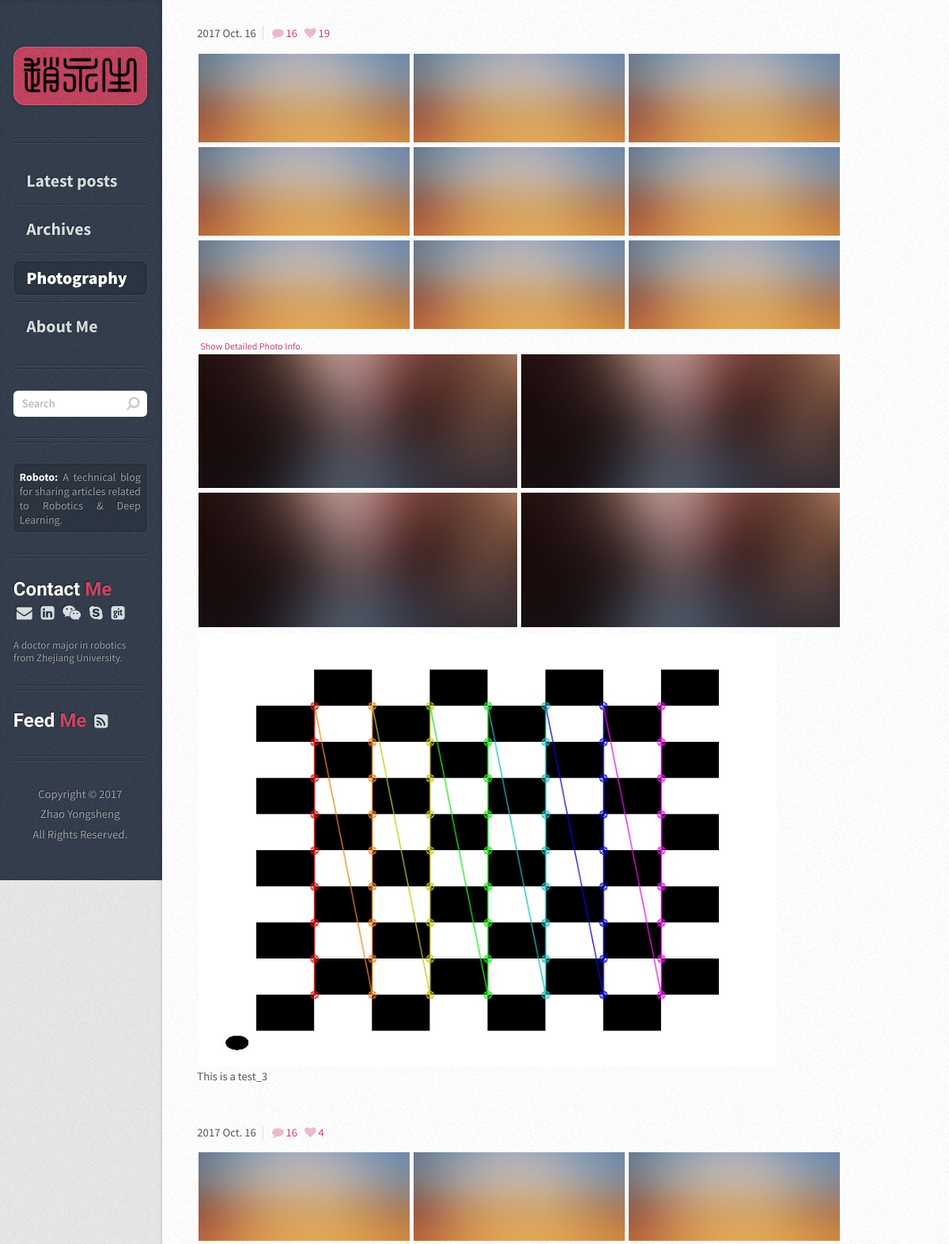
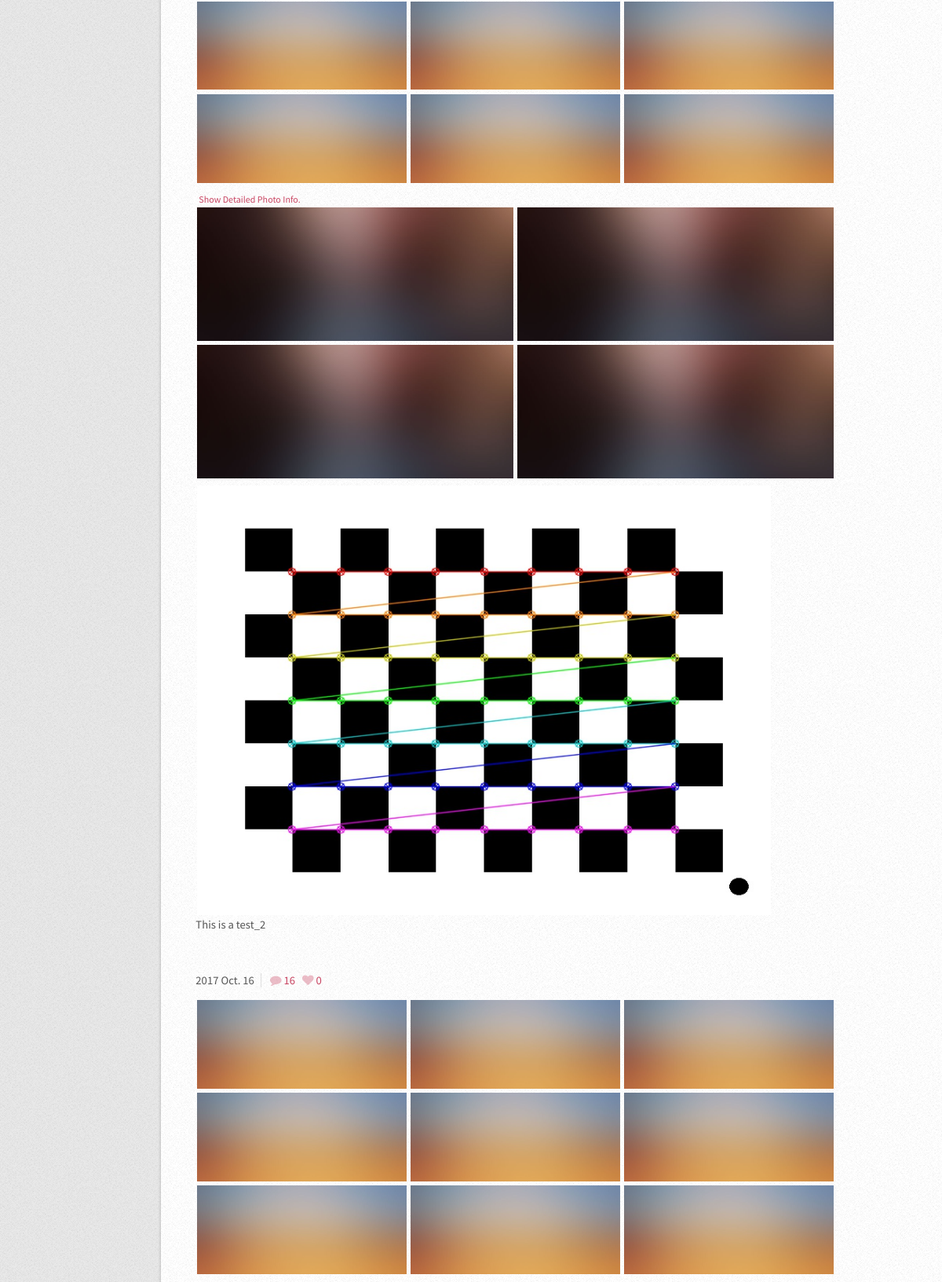
The page /photography/ (upper part) on the database its author committed (2 pictures, top to bottom).
### article/models.py (models this page shows, shortened)
class Photo(models.Model):
    category = models.CharField(max_length=50, blank=True)  # 照片标签
    lovecount = models.IntegerField(default=0)  # 照片点赞数量
    date_time = models.DateTimeField(auto_now_add=True)  # 照片日期
    abstract = models.TextField(blank=True, null=True)  # 照片简介
    image = models.ImageField(upload_to='photos/', default="")
    class Meta:  # 按时间下降排序
        ordering = ['-date_time']

### article/views.py (the view)
# urls.py: url(r'^photography/$', photography, name='photography'),
def photography(request):
        photo_list = Photo.objects.all()
        return render(request, 'photography.html', {'photo_list': photo_list})

### templates/photography.html
{% extends "base.html" %}
{% load static %}
{% block content_post %}
{% for photo in photo_list %}
    <article class="box post post-excerpt">
      <div class="info">
        <span class="date">
          <span class="year">{{photo.date_time.year}}</span>
          {% if photo.date_time.month == 1 %}
              <span class="month">Jan.</span>
          {% elif photo.date_time.month == 2 %}
              <span class="month">Feb.</span>
          {% elif photo.date_time.month == 3 %}
              <span class="month">Mar.</span>
          {% elif photo.date_time.month == 4 %}
              <span class="month">Apr.</span>
          {% elif photo.date_time.month == 5 %}
              <span class="month">May.</span>
          {% elif photo.date_time.month == 6 %}
              <span class="month">Jun.</span>
          {% elif photo.date_time.month == 7 %}
              <span class="month">Jul.</span>
          {% elif photo.date_time.month == 8 %}
              <span class="month">Aug.</span>
          {% elif photo.date_time.month == 9 %}
              <span class="month">Sep.</span>
          {% elif photo.date_time.month == 10 %}
              <span class="month">Oct.</span>
          {% elif photo.date_time.month == 11 %}
              <span class="month">Mov.</span>
          {% else %}
              <span class="month">Dec.</span>
          {% endif %}
          {% if photo.date_time.day < 10 %}
              <span class="month">0{{photo.date_time.day}}</span>
          {% else %}
              <span class="month">{{photo.date_time.day}}</span>
          {% endif %}
        </span>
        <ul class="stats" style="padding:0em; margin:0em">
          <li><a href="#" class="icon fa-comment">16</a></li>
          <li><a href="javascript:void(0)" class="icon fa-heart" onclick="addLove_photo({{photo.id}})" id="a_love_{{photo.id}}" >{{ photo.lovecount }}</a></li>
        </ul>
      </div>
      <div class="photo">
       <ul class="imgbox_9">
        <li><a href="#" ><img src="{% static "images/pic01.jpg" %}" width=100%/></a></li>
        <li><a href="#" ><img src="{% static "images/pic01.jpg" %}" width=100%/></a></li>
        <li><a href="#" ><img src="{% static "images/pic01.jpg" %}" width=100%/></a></li>
        <li><a href="#" ><img src="{% static "images/pic01.jpg" %}" width=100%/></a></li>
        <li><a href="#" ><img src="{% static "images/pic01.jpg" %}" width=100%/></a></li>
        <li><a href="#" ><img src="{% static "images/pic01.jpg" %}" width=100%/></a></li>
        <li><a href="#" ><img src="{% static "images/pic01.jpg" %}" width=100%/></a></li>
        <li><a href="#" ><img src="{% static "images/pic01.jpg" %}" width=100%/></a></li>
        <li><a href="#" ><img src="{% static "images/pic01.jpg" %}" width=100%/></a></li>
       </ul>
       <a style="text-decoration: none; font-size: 12px; padding-left: 4px;" href="javascript:void(0)" onclick="photo_info({{photo.id}})" id="p_info_{{photo.id}}">Show Detailed Photo Info.</a>
      </div>
      <div class="photo">
       <ul class="imgbox_4">
        <li><a href="#" ><img src="{% static "images/pic02.jpg" %}" width=100%/></a></li>
        <li><a href="#" ><img src="{% static "images/pic02.jpg" %}" width=100%/></a></li>
        <li><a href="#" ><img src="{% static "images/pic02.jpg" %}" width=100%/></a></li>
        <li><a href="#" ><img src="{% static "images/pic02.jpg" %}" width=100%/></a></li>
       </ul>
      </div>
      <div class="imgbox_1">
         <a href="#" ><img src="{{ photo.image.url }}" width=89.5%, style="display: block; margin-left: 2px;"/></a>
      </div>
      {{ photo.abstract | safe }}
    </article>
{% endfor %}
{% endblock %}
{% block content_nav %}
<li><a href="{% url "home" %}">Latest posts</a></li>
<li><a href="{% url "archives" %}">Archives</a></li>
<li class="current"><a href="{% url "photography" %}">Photography</a></li>
<li><a href="{% url "about_me" %}">About Me</a></li>
{% endblock%}

### rows shown on the page
Photo: date_time.year "2017", shows "Oct.", date_time.day "16", lovecount "19", image (picture), abstract "This is a test_3"
Photo: date_time.year "2017", shows "Oct.", date_time.day "16", lovecount "4", image (picture), abstract "This is a test_2"
Photo: date_time.year "2017", shows "Oct.", date_time.day "16", lovecount "0"
